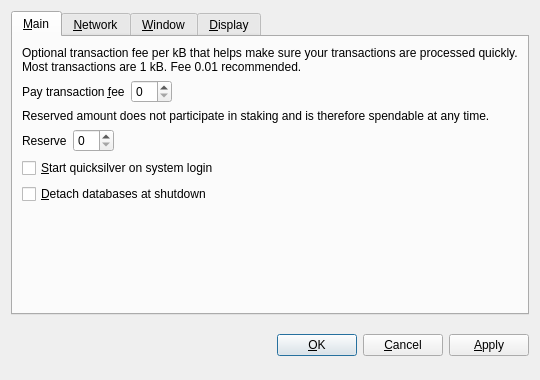
<?xml version="1.0" encoding="UTF-8"?>
<ui version="4.0">
 <class>OptionsDialog</class>
 <widget class="QDialog" name="OptionsDialog">
  <property name="geometry">
   <rect>
    <x>0</x>
    <y>0</y>
    <width>540</width>
    <height>380</height>
   </rect>
  </property>
  <property name="windowTitle">
   <string>Options</string>
  </property>
  <property name="modal">
   <bool>true</bool>
  </property>
  <layout class="QVBoxLayout" name="verticalLayout">
   <item>
    <widget class="QTabWidget" name="tabWidget">
     <property name="tabPosition">
      <enum>QTabWidget::North</enum>
     </property>
     <property name="currentIndex">
      <number>0</number>
     </property>
     <widget class="QWidget" name="tabMain">
      <attribute name="title">
       <string>&amp;Main</string>
      </attribute>
      <layout class="QVBoxLayout" name="verticalLayout_Main">
       <item>
        <widget class="QLabel" name="transactionFeeInfoLabel">
         <property name="text">
          <string>Optional transaction fee per kB that helps make sure your transactions are processed quickly. Most transactions are 1 kB. Fee 0.01 recommended.</string>
         </property>
         <property name="textFormat">
          <enum>Qt::PlainText</enum>
         </property>
         <property name="wordWrap">
          <bool>true</bool>
         </property>
        </widget>
       </item>
       <item>
        <layout class="QHBoxLayout" name="horizontalLayoutFee">
         <item>
          <widget class="QLabel" name="transactionFeeLabel">
           <property name="text">
            <string>Pay transaction &amp;fee</string>
           </property>
           <property name="textFormat">
            <enum>Qt::PlainText</enum>
           </property>
           <property name="buddy">
            <cstring>transactionFee</cstring>
           </property>
          </widget>
         </item>
         <item>
          <widget class="BitcoinAmountField" name="transactionFee"/>
         </item>
         <item>
          <spacer name="horizontalSpacerFee">
           <property name="orientation">
            <enum>Qt::Horizontal</enum>
           </property>
           <property name="sizeHint" stdset="0">
            <size>
             <width>40</width>
             <height>20</height>
            </size>
           </property>
          </spacer>
         </item>
        </layout>
       </item>
       <item>
        <widget class="QLabel" name="reserveBalanceInfoLabel">
         <property name="text">
          <string>Reserved amount does not participate in staking and is therefore spendable at any time.</string>
         </property>
         <property name="textFormat">
          <enum>Qt::PlainText</enum>
         </property>
         <property name="wordWrap">
          <bool>true</bool>
         </property>
        </widget>
       </item>
       <item>
        <layout class="QHBoxLayout" name="horizontalLayoutReserveBalance">
         <item>
          <widget class="QLabel" name="reserveBalanceLabel">
           <property name="text">
            <string>Reserve</string>
           </property>
           <property name="textFormat">
            <enum>Qt::PlainText</enum>
           </property>
           <property name="buddy">
            <cstring>reserveBalance</cstring>
           </property>
          </widget>
         </item>
         <item>
          <widget class="BitcoinAmountField" name="reserveBalance"/>
         </item>
         <item>
          <spacer name="horizontalSpacerReserveBalance">
           <property name="orientation">
            <enum>Qt::Horizontal</enum>
           </property>
           <property name="sizeHint" stdset="0">
            <size>
             <width>40</width>
             <height>20</height>
            </size>
           </property>
          </spacer>
         </item>
        </layout>
       </item>
       <item>
        <widget class="QCheckBox" name="bitcoinAtStartup">
         <property name="toolTip">
          <string>Automatically start quicksilver after logging in to the system.</string>
         </property>
         <property name="text">
          <string>&amp;Start quicksilver on system login</string>
         </property>
        </widget>
       </item>
       <item>
        <widget class="QCheckBox" name="detachDatabases">
         <property name="toolTip">
          <string>Detach block and address databases at shutdown. This means they can be moved to another data directory, but it slows down shutdown. The wallet is always detached.</string>
         </property>
         <property name="text">
          <string>&amp;Detach databases at shutdown</string>
         </property>
        </widget>
       </item>
       <item>
        <spacer name="verticalSpacer_Main">
         <property name="orientation">
          <enum>Qt::Vertical</enum>
         </property>
         <property name="sizeHint" stdset="0">
          <size>
           <width>20</width>
           <height>40</height>
          </size>
         </property>
        </spacer>
       </item>
      </layout>
     </widget>
     <widget class="QWidget" name="tabNetwork">
      <attribute name="title">
       <string>&amp;Network</string>
      </attribute>
      <layout class="QVBoxLayout" name="verticalLayout_Network">
       <item>
        <widget class="QCheckBox" name="mapPortUpnp">
         <property name="toolTip">
          <string>Automatically open the quicksilver client port on the router. This only works when your router supports UPnP and it is enabled.</string>
         </property>
         <property name="text">
          <string>Map port using &amp;UPnP</string>
         </property>
        </widget>
       </item>
       <item>
        <widget class="QCheckBox" name="connectSocks">
         <property name="toolTip">
          <string>Connect to the quicksilver network through a SOCKS proxy (e.g. when connecting through Tor).</string>
         </property>
         <property name="text">
          <string>&amp;Connect through SOCKS proxy:</string>
         </property>
        </widget>
       </item>
       <item>
        <layout class="QHBoxLayout" name="horizontalLayout_Network">
         <item>
          <widget class="QLabel" name="proxyIpLabel">
           <property name="text">
            <string>Proxy &amp;IP:</string>
           </property>
           <property name="textFormat">
            <enum>Qt::PlainText</enum>
           </property>
           <property name="buddy">
            <cstring>proxyIp</cstring>
           </property>
          </widget>
         </item>
         <item>
          <widget class="QValidatedLineEdit" name="proxyIp">
           <property name="maximumSize">
            <size>
             <width>140</width>
             <height>16777215</height>
            </size>
           </property>
           <property name="toolTip">
            <string>IP address of the proxy (e.g. 127.0.0.1)</string>
           </property>
          </widget>
         </item>
         <item>
          <widget class="QLabel" name="proxyPortLabel">
           <property name="text">
            <string>&amp;Port:</string>
           </property>
           <property name="textFormat">
            <enum>Qt::PlainText</enum>
           </property>
           <property name="buddy">
            <cstring>proxyPort</cstring>
           </property>
          </widget>
         </item>
         <item>
          <widget class="QLineEdit" name="proxyPort">
           <property name="maximumSize">
            <size>
             <width>55</width>
             <height>16777215</height>
            </size>
           </property>
           <property name="toolTip">
            <string>Port of the proxy (e.g. 9050)</string>
           </property>
          </widget>
         </item>
         <item>
          <widget class="QLabel" name="socksVersionLabel">
           <property name="text">
            <string>SOCKS &amp;Version:</string>
           </property>
           <property name="textFormat">
            <enum>Qt::PlainText</enum>
           </property>
           <property name="buddy">
            <cstring>socksVersion</cstring>
           </property>
          </widget>
         </item>
         <item>
          <widget class="QValueComboBox" name="socksVersion">
           <property name="toolTip">
            <string>SOCKS version of the proxy (e.g. 5)</string>
           </property>
          </widget>
         </item>
         <item>
          <spacer name="horizontalSpacer_Network">
           <property name="orientation">
            <enum>Qt::Horizontal</enum>
           </property>
           <property name="sizeHint" stdset="0">
            <size>
             <width>40</width>
             <height>20</height>
            </size>
           </property>
          </spacer>
         </item>
        </layout>
       </item>
       <item>
        <spacer name="verticalSpacer_Network">
         <property name="orientation">
          <enum>Qt::Vertical</enum>
         </property>
         <property name="sizeHint" stdset="0">
          <size>
           <width>20</width>
           <height>40</height>
          </size>
         </property>
        </spacer>
       </item>
      </layout>
     </widget>
     <widget class="QWidget" name="tabWindow">
      <attribute name="title">
       <string>&amp;Window</string>
      </attribute>
      <layout class="QVBoxLayout" name="verticalLayout_Window">
       <item>
        <widget class="QCheckBox" name="minimizeToTray">
         <property name="toolTip">
          <string>Show only a tray icon after minimizing the window.</string>
         </property>
         <property name="text">
          <string>&amp;Minimize to the tray instead of the taskbar</string>
         </property>
        </widget>
       </item>
       <item>
        <widget class="QCheckBox" name="minimizeOnClose">
         <property name="toolTip">
          <string>Minimize instead of exit the application when the window is closed. When this option is enabled, the application will be closed only after selecting Quit in the menu.</string>
         </property>
         <property name="text">
          <string>M&amp;inimize on close</string>
         </property>
        </widget>
       </item>
       <item>
        <spacer name="verticalSpacer_Window">
         <property name="orientation">
          <enum>Qt::Vertical</enum>
         </property>
         <property name="sizeHint" stdset="0">
          <size>
           <width>20</width>
           <height>40</height>
          </size>
         </property>
        </spacer>
       </item>
      </layout>
     </widget>
     <widget class="QWidget" name="tabDisplay">
      <attribute name="title">
       <string>&amp;Display</string>
      </attribute>
      <layout class="QVBoxLayout" name="verticalLayout_Display">
       <item>
        <layout class="QHBoxLayout" name="horizontalLayout_1_Display">
         <item>
          <widget class="QLabel" name="langLabel">
           <property name="text">
            <string>User Interface &amp;language:</string>
           </property>
           <property name="textFormat">
            <enum>Qt::PlainText</enum>
           </property>
           <property name="buddy">
            <cstring>lang</cstring>
           </property>
          </widget>
         </item>
         <item>
          <widget class="QValueComboBox" name="lang">
           <property name="toolTip">
            <string>The user interface language can be set here. This setting will take effect after restarting quicksilver.</string>
           </property>
          </widget>
         </item>
        </layout>
       </item>
       <item>
        <layout class="QHBoxLayout" name="horizontalLayout_2_Display">
         <item>
          <widget class="QLabel" name="unitLabel">
           <property name="text">
            <string>&amp;Unit to show amounts in:</string>
           </property>
           <property name="textFormat">
            <enum>Qt::PlainText</enum>
           </property>
           <property name="buddy">
            <cstring>unit</cstring>
           </property>
          </widget>
         </item>
         <item>
          <widget class="QValueComboBox" name="unit">
           <property name="toolTip">
            <string>Choose the default subdivision unit to show in the interface and when sending coins.</string>
           </property>
          </widget>
         </item>
        </layout>
       </item>
       <item>
        <widget class="QCheckBox" name="displayAddresses">
         <property name="toolTip">
          <string>Whether to show quicksilver addresses in the transaction list or not.</string>
         </property>
         <property name="text">
          <string>&amp;Display addresses in transaction list</string>
         </property>
        </widget>
       </item>
       <item>
        <widget class="QCheckBox" name="coinControlFeatures">
         <property name="toolTip">
          <string>Whether to show coin control features or not.</string>
         </property>
         <property name="text">
          <string>Display coin &amp;control features (experts only!)</string>
         </property>
        </widget>
       </item>
       <item>
        <spacer name="verticalSpacer_Display">
         <property name="orientation">
          <enum>Qt::Vertical</enum>
         </property>
         <property name="sizeHint" stdset="0">
          <size>
           <width>20</width>
           <height>40</height>
          </size>
         </property>
        </spacer>
       </item>
      </layout>
     </widget>
    </widget>
   </item>
   <item>
    <layout class="QHBoxLayout" name="horizontalLayout_Buttons">
     <item>
      <spacer name="horizontalSpacer_1">
       <property name="orientation">
        <enum>Qt::Horizontal</enum>
       </property>
       <property name="sizeHint" stdset="0">
        <size>
         <width>40</width>
         <height>48</height>
        </size>
       </property>
      </spacer>
     </item>
     <item>
      <widget class="QLabel" name="statusLabel">
       <property name="font">
        <font>
         <weight>75</weight>
         <bold>true</bold>
        </font>
       </property>
       <property name="text">
        <string/>
       </property>
       <property name="textFormat">
        <enum>Qt::PlainText</enum>
       </property>
       <property name="wordWrap">
        <bool>true</bool>
       </property>
      </widget>
     </item>
     <item>
      <spacer name="horizontalSpacer_2">
       <property name="orientation">
        <enum>Qt::Horizontal</enum>
       </property>
       <property name="sizeHint" stdset="0">
        <size>
         <width>40</width>
         <height>48</height>
        </size>
       </property>
      </spacer>
     </item>
     <item>
      <widget class="QPushButton" name="okButton">
       <property name="text">
        <string>&amp;OK</string>
       </property>
      </widget>
     </item>
     <item>
      <widget class="QPushButton" name="cancelButton">
       <property name="text">
        <string>&amp;Cancel</string>
       </property>
       <property name="autoDefault">
        <bool>false</bool>
       </property>
      </widget>
     </item>
     <item>
      <widget class="QPushButton" name="applyButton">
       <property name="text">
        <string>&amp;Apply</string>
       </property>
       <property name="autoDefault">
        <bool>false</bool>
       </property>
      </widget>
     </item>
    </layout>
   </item>
  </layout>
 </widget>
 <customwidgets>
  <customwidget>
   <class>BitcoinAmountField</class>
   <extends>QSpinBox</extends>
   <header>bitcoinamountfield.h</header>
  </customwidget>
  <customwidget>
   <class>QValueComboBox</class>
   <extends>QComboBox</extends>
   <header>qvaluecombobox.h</header>
  </customwidget>
  <customwidget>
   <class>QValidatedLineEdit</class>
   <extends>QLineEdit</extends>
   <header>qvalidatedlineedit.h</header>
  </customwidget>
 </customwidgets>
 <resources/>
 <connections/>
</ui>
